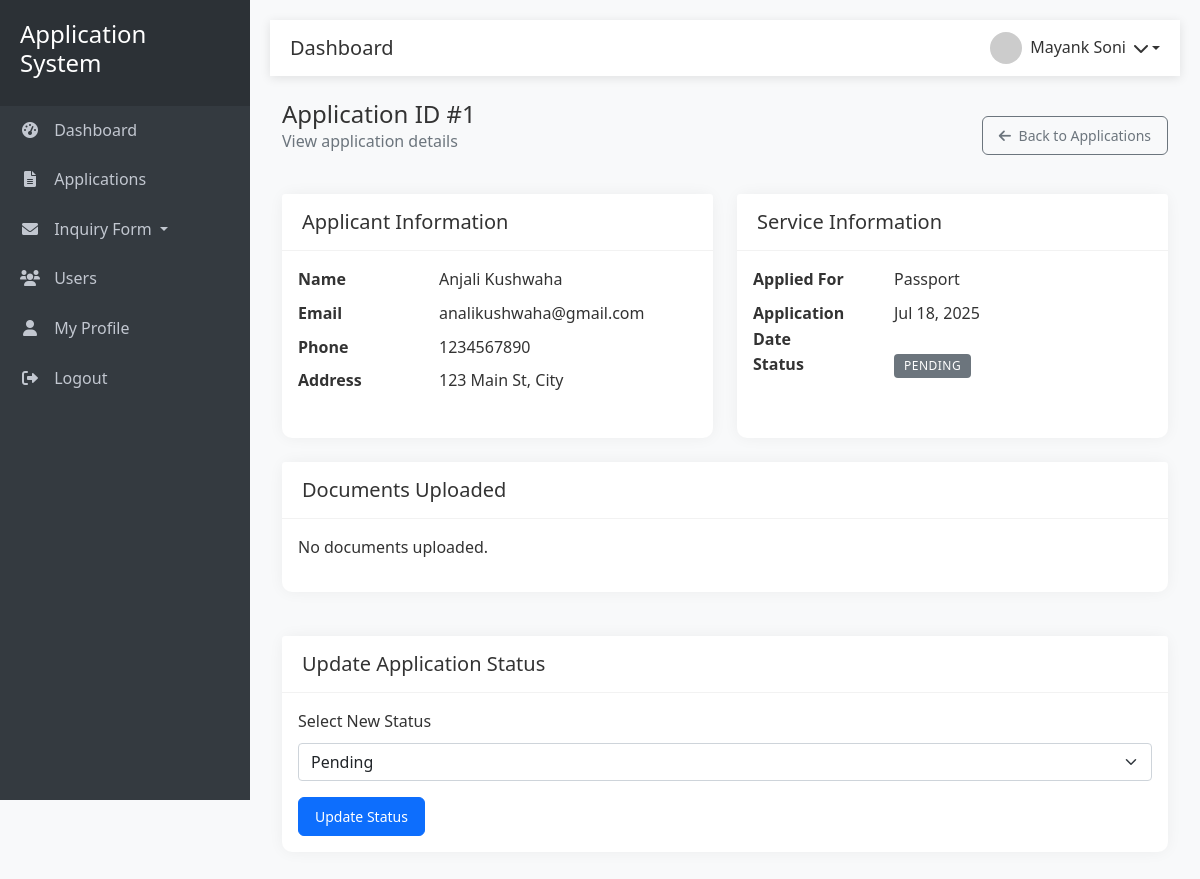
Page /admin/view_application.php?id=1 (signed in) on the committed database.
### tables this page shows
CREATE TABLE applications (
    id INT AUTO_INCREMENT PRIMARY KEY,
    user_id INT NOT NULL,
    name VARCHAR(100) NOT NULL,
    email VARCHAR(100) NOT NULL,
    phone VARCHAR(20) NOT NULL,
    address TEXT NOT NULL,
    service_type VARCHAR(50) NOT NULL,
    status ENUM('pending', 'approved', 'missing_document', 'rejected') NOT NULL DEFAULT 'pending',
    reviewed_by INT DEFAULT NULL,
    reviewed_at TIMESTAMP NULL,
    created_at TIMESTAMP DEFAULT CURRENT_TIMESTAMP,
    updated_at TIMESTAMP DEFAULT CURRENT_TIMESTAMP ON UPDATE CURRENT_TIMESTAMP,
    FOREIGN KEY (user_id) REFERENCES admin(id) ON DELETE CASCADE,
    FOREIGN KEY (reviewed_by) REFERENCES admin(id) ON DELETE SET NULL,
    INDEX idx_status (status),
    INDEX idx_user_id (user_id),
    INDEX idx_reviewed_by (reviewed_by)
);

### admin/view_application.php (the view, shortened to what this page needs)
<?php
require_once '../includes/header.php';
$appId = (int)$_GET['id'];
$stmt = $conn->prepare("
    SELECT a.*,
           GROUP_CONCAT(f.original_name ORDER BY f.uploaded_at DESC SEPARATOR ', ') as uploaded_files
    FROM applications a
    LEFT JOIN files f ON f.model_type = 'application' AND f.model_id = a.id
    WHERE a.id = ?
    GROUP BY a.id
");
$stmt->bind_param("i", $appId);
$stmt->execute();
$result = $stmt->get_result();
$application = $result->fetch_assoc();
?>
<div class="row mb-4">
    <div class="col-12">
        <div class="d-flex justify-content-between align-items-center">
            <div>
                <h4 class="mb-0">Application ID #<?= htmlspecialchars($application['id']) ?></h4>
                <p class="text-muted">View application details</p>
            </div>
            <a href="applications.php" class="btn btn-outline-secondary">
                <i class="fas fa-arrow-left me-1"></i> Back to Applications
            </a>
        </div>
    </div>
</div>
<div class="row">
    <div class="col-md-6 mb-4">
        <div class="card h-100">
            <div class="card-header">
                <h5 class="mb-0">Applicant Information</h5>
            </div>
            <div class="card-body">
                <dl class="row mb-0">
                    <dt class="col-sm-4">Name</dt>
                    <dd class="col-sm-8"><?= htmlspecialchars($application['name']) ?></dd>
                    <dt class="col-sm-4">Email</dt>
                    <dd class="col-sm-8"><?= htmlspecialchars($application['email']) ?></dd>
                    <dt class="col-sm-4">Phone</dt>
                    <dd class="col-sm-8"><?= htmlspecialchars($application['phone']) ?></dd>
                    <dt class="col-sm-4">Address</dt>
                    <dd class="col-sm-8"><?= nl2br(htmlspecialchars($application['address'])) ?></dd>
                </dl>
            </div>
        </div>
    </div>
    <div class="col-md-6 mb-4">
        <div class="card h-100">
            <div class="card-header">
                <h5 class="mb-0">Service Information</h5>
            </div>
            <div class="card-body">
                <dl class="row mb-0">
                    <dt class="col-sm-4">Applied For</dt>
                    <dd class="col-sm-8"><?= htmlspecialchars($application['service_type']) ?></dd>
                    <dt class="col-sm-4">Application Date</dt>
                    <dd class="col-sm-8"><?= date('M d, Y', strtotime($application['created_at'])) ?></dd>
                    <dt class="col-sm-4">Status</dt>
                    <dd class="col-sm-8">
                        <?php
                        $statusClass = '';
                        switch ($application['status']) {
                            default:
                                $statusClass = 'badge bg-secondary';
                        }
                        ?>
                        <span class="<?= $statusClass ?>">
                            <?= ucfirst(str_replace('_', ' ', $application['status'])) ?>
                        </span>
                    </dd>
                </dl>
            </div>
        </div>
    </div>
</div>
<div class="row">
    <div class="col-12">
        <div class="card">
            <div class="card-header d-flex justify-content-between align-items-center">
                <h5 class="mb-0">Documents Uploaded</h5>
            </div>
            <div class="card-body">
                <?php if (!empty($application['uploaded_files'])): ?>
                    <ul class="list-group">
                        <?php foreach (explode(', ', $application['uploaded_files']) as $docName): ?>
                            <li class="list-group-item d-flex justify-content-between align-items-center">
                                <?= htmlspecialchars($docName) ?>
                                <a href="download_file.php?id=<?= $appId ?>&file=<?= urlencode($docName) ?>" class="btn btn-sm btn-outline-primary">
                                    <i class="fas fa-download"></i> Download
                                </a>
                            </li>
                        <?php endforeach; ?>
                    </ul>
                <?php else: ?>
                    <p>No documents uploaded.</p>
                <?php endif; ?>
            </div>
        </div>
    </div>
</div>
<div class="row mt-4">
    <div class="col-12">
        <div class="card">
            <div class="card-header">
                <h5 class="mb-0">Update Application Status</h5>
            </div>
            <div class="card-body">
                <form method="POST">
                    <div class="mb-3">
                        <label for="status" class="form-label">Select New Status</label>
                        <select name="status" id="status" class="form-select" required>
                            <option value="pending" <?= $application['status'] == 'pending' ? 'selected' : '' ?>>Pending</option>
                        </select>
                    </div>
                    <button type="submit" class="btn btn-primary">Update Status</button>
                </form>
            </div>
        </div>
    </div>
</div>
<?php require_once '../includes/footer.php'; ?>

### assets/css/style.css (style rules this page uses)
:root { --sidebar-width: 250px; --header-height: 56px; --primary-color: #0d6efd; --secondary-color: #6c757d; --success-color: #198754; --danger-color: #dc3545; --warning-color: #ffc107; --info-color: #0dcaf0; --light-color: #f8f9fa; --dark-color: #212529; }
body { font-family: 'Segoe UI', Tahoma, Geneva, Verdana, sans-serif; background-color: #f5f7fb; color: #333; line-height: 1.6; }
a { text-decoration: none; transition: all 0.3s ease; }
.card { border: none; border-radius: 10px; box-shadow: 0 0 15px rgba(0, 0, 0, 0.05); margin-bottom: 20px; transition: all 0.3s; background: #fff; }
.card-header { background: #fff; border-bottom: 1px solid rgba(0, 0, 0, 0.05); font-weight: 600; padding: 1rem 1.25rem; }
.badge { padding: 6px 10px; font-weight: 500; border-radius: 4px; font-size: 0.75rem; text-transform: uppercase; letter-spacing: 0.5px; }
.btn { padding: 0.5rem 1rem; font-size: 0.875rem; font-weight: 500; border-radius: 6px; transition: all 0.3s; }
.btn-outline-secondary { color: var(--secondary-color); border-color: var(--secondary-color); }
.text-muted { color: #6c757d !important; }
.mb-0 { margin-bottom: 0 !important; }
.mb-3 { margin-bottom: 1rem !important; }
.mb-4 { margin-bottom: 1.5rem !important; }
.mt-4 { margin-top: 1.5rem !important; }
.d-flex { display: flex !important; }
.justify-content-between { justify-content: space-between !important; }
div { position: relative; }

### includes/header.php (style rules this page uses)
:root { --sidebar-width: 250px; --header-height: 56px; }
body { font-family: 'Segoe UI', Tahoma, Geneva, Verdana, sans-serif; background-color: #f8f9fa; }
.card { border: none; border-radius: 10px; box-shadow: 0 0 15px rgba(0, 0, 0, 0.05); margin-bottom: 20px; transition: all 0.3s; }
.card-header { background: #fff; border-bottom: 1px solid rgba(0, 0, 0, 0.05); font-weight: 600; }
.badge { padding: 6px 10px; font-weight: 500; border-radius: 4px; font-size: 0.75rem; text-transform: uppercase; letter-spacing: 0.5px; }

### rows in the picture
applications: id "1", name "Anjali Kushwaha", email "analikushwaha@gmail.com", phone "1234567890", address "123 Main St, City", service_type "Passport", created_at "Jul 18, 2025", status "PENDING", status "Pending"

### other values in the picture
$pageTitle "Dashboard"
$_SESSION['user_name'] "Mayank Soni"
